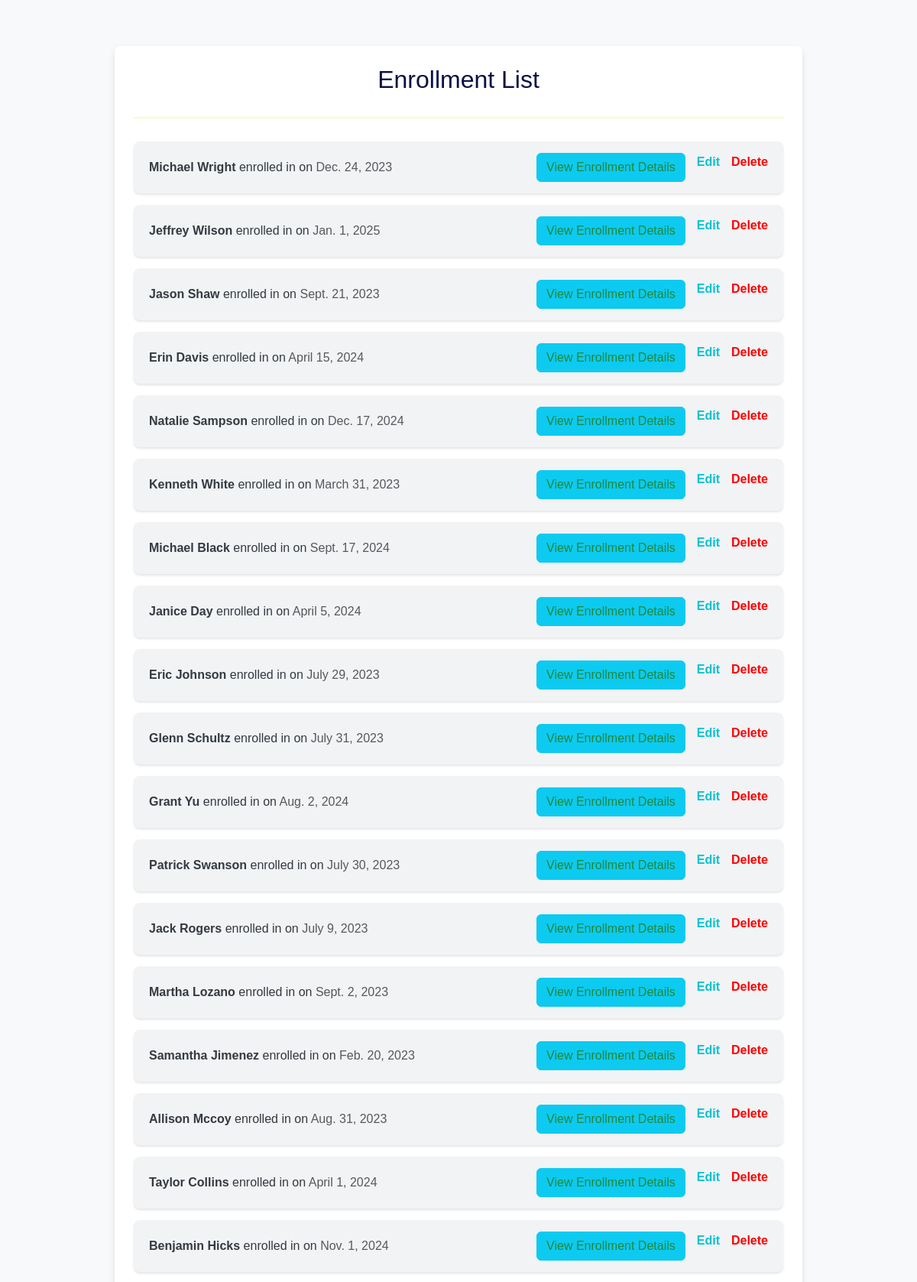
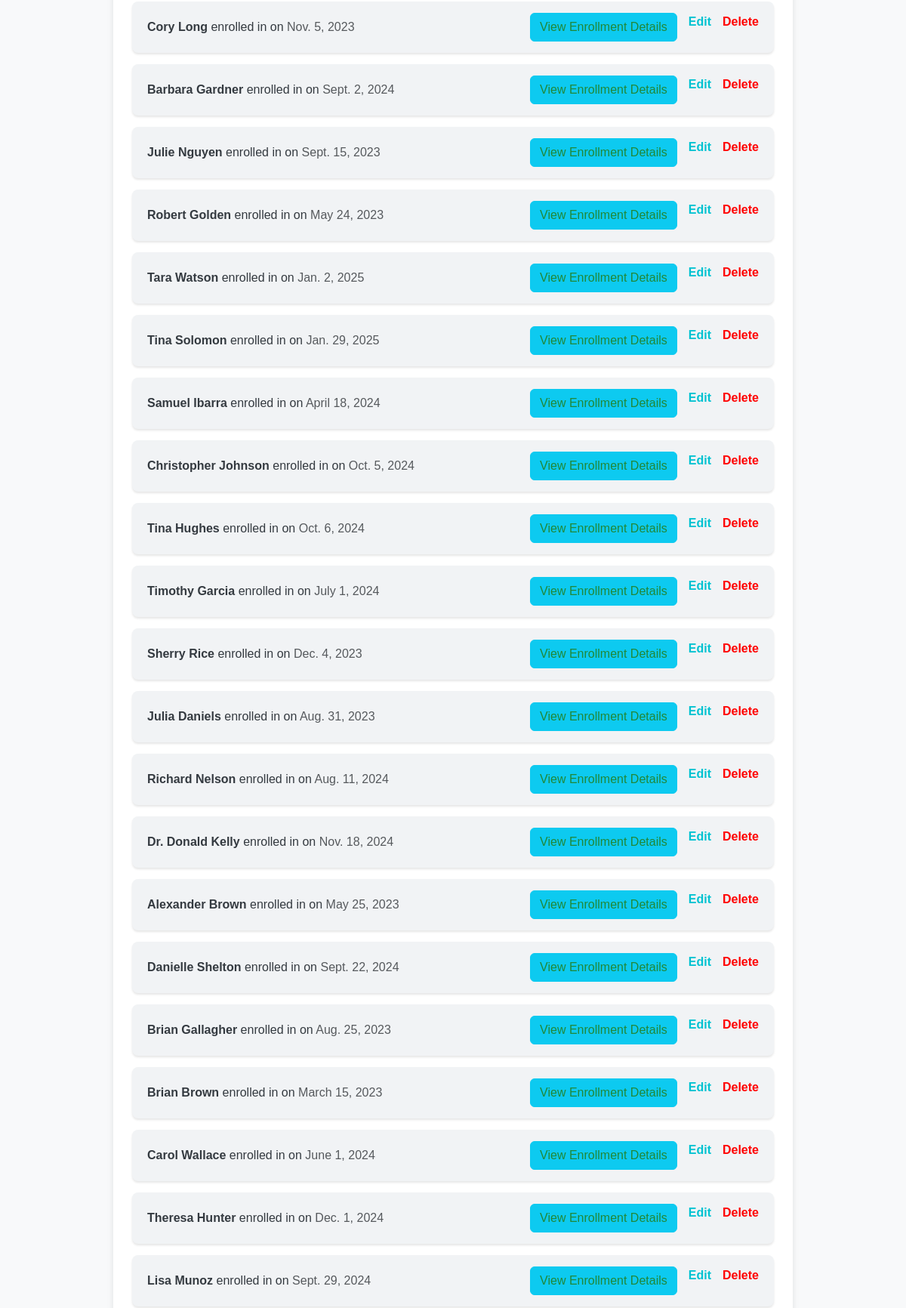
The app's page /enrollments/ (upper part) with its own data (2 pictures, top to bottom).
### school/models.py (models this page shows, shortened)
class Enrollment(models.Model):
    student = models.ForeignKey(Student, on_delete=models.CASCADE)
    subjects = models.ManyToManyField(Subject)  # Many-to-many relationship for multiple subjects
    date_enrolled = models.DateField()

class Student(models.Model):
    name = models.CharField(max_length=100)
    age = models.IntegerField()
    grade = models.CharField(max_length=10)
    parent = models.ForeignKey(Parent, on_delete=models.CASCADE)
    subjects = models.ManyToManyField(Subject)

### school/views.py (the view)
# urls.py: path('enrollments/', views.enrollment_list, name='enrollment_list'),  # Enrollment List
def enrollment_list(request):
    enrollments = Enrollment.objects.all()
    context = {
        'enrollments': enrollments
    }
    return render(request, 'enrollment_list.html', context)

### school/templates/enrollment_list.html (shortened to what this page needs)
<!DOCTYPE html>
<html lang="en">
<head>
    <link href="https://cdn.jsdelivr.net/npm/bootstrap@5.3.0-alpha1/dist/css/bootstrap.min.css" rel="stylesheet">
    <link href="https://cdnjs.cloudflare.com/ajax/libs/bootstrap-icons/1.10.5/font/bootstrap-icons.min.css" rel="stylesheet">
</head>
<body>
    <div class="container">
        <h2>Enrollment List</h2>
        <hr>
        <ul>
            {% for enrollment in enrollments %}
                <li>
                    <span>
                        <strong>{{ enrollment.student.name }}</strong> enrolled in <strong>{{ enrollment.subject.name }}</strong> on <span class="text-muted">{{ enrollment.date_enrolled }}</span>
                    </span>
                    <span class="d-flex justify-content-end">
                        <a href="{% url 'student_enrollment_detail' enrollment.student.id %}" style="color: #218838;" class="btn btn-info">View Enrollment Details</a>
                        <a href="{% url 'edit_enrollment' enrollment.id %}">Edit</a>
                        <a class="delete-btn" href="{% url 'delete_enrollment' enrollment.id %}">Delete</a>
                    </span>
                </li>
            {% empty %}
                <li>No enrollments found.</li>
            {% endfor %}
        </ul>
    </div>
</body>
</html>

### school/templates/enrollment_list.html (style rules this page uses)
body { font-family: Arial, sans-serif; background-color: #f8f9fa; margin: 0; padding: 20px; }
.container { max-width: 900px; margin: 40px auto; background: white; padding: 25px; border-radius: 8px; box-shadow: 0 4px 8px rgba(0, 0, 0, 0.1); }
h2 { text-align: center; color: #0A1045; margin-bottom: 30px; }
hr { border-top: 2px solid #F9E900; margin-bottom: 30px; }
ul { list-style: none; padding: 0; }
ul li { background: #f1f3f5; margin-bottom: 15px; padding: 15px 20px; border-radius: 8px; display: flex; justify-content: space-between; align-items: center; box-shadow: 0 2px 3px rgba(0, 0, 0, 0.1); }
ul li span { font-size: 16px; color: #343a40; }
ul li a { color: #00C2D1; text-decoration: none; font-weight: bold; margin-left: 15px; }
ul li .delete-btn { color: red; }

### records on screen
Enrollment: student.name "Michael Wright", date_enrolled "Dec. 24, 2023"
Enrollment: student.name "Jeffrey Wilson", date_enrolled "Jan. 1, 2025"
Enrollment: student.name "Jason Shaw", date_enrolled "Sept. 21, 2023"
Enrollment: student.name "Erin Davis", date_enrolled "April 15, 2024"
Enrollment: student.name "Natalie Sampson", date_enrolled "Dec. 17, 2024"
Enrollment: student.name "Kenneth White", date_enrolled "March 31, 2023"
Enrollment: student.name "Michael Black", date_enrolled "Sept. 17, 2024"
Enrollment: student.name "Janice Day", date_enrolled "April 5, 2024"
Enrollment: student.name "Eric Johnson", date_enrolled "July 29, 2023"
Enrollment: student.name "Glenn Schultz", date_enrolled "July 31, 2023"
Enrollment: student.name "Grant Yu", date_enrolled "Aug. 2, 2024"
Enrollment: student.name "Patrick Swanson", date_enrolled "July 30, 2023"
Enrollment: student.name "Jack Rogers", date_enrolled "July 9, 2023"
Enrollment: student.name "Martha Lozano", date_enrolled "Sept. 2, 2023"
Enrollment: student.name "Samantha Jimenez", date_enrolled "Feb. 20, 2023"
Enrollment: student.name "Allison Mccoy", date_enrolled "Aug. 31, 2023"
Enrollment: student.name "Taylor Collins", date_enrolled "April 1, 2024"
Enrollment: student.name "Benjamin Hicks", date_enrolled "Nov. 1, 2024"
Enrollment: student.name "Cory Long", date_enrolled "Nov. 5, 2023"
Enrollment: student.name "Barbara Gardner", date_enrolled "Sept. 2, 2024"
Enrollment: student.name "Julie Nguyen", date_enrolled "Sept. 15, 2023"
Enrollment: student.name "Robert Golden", date_enrolled "May 24, 2023"
Enrollment: student.name "Tara Watson", date_enrolled "Jan. 2, 2025"
Enrollment: student.name "Tina Solomon", date_enrolled "Jan. 29, 2025"
Enrollment: student.name "Samuel Ibarra", date_enrolled "April 18, 2024"
Enrollment: student.name "Christopher Johnson", date_enrolled "Oct. 5, 2024"
Enrollment: student.name "Tina Hughes", date_enrolled "Oct. 6, 2024"
Enrollment: student.name "Timothy Garcia", date_enrolled "July 1, 2024"
Enrollment: student.name "Sherry Rice", date_enrolled "Dec. 4, 2023"
Enrollment: student.name "Julia Daniels", date_enrolled "Aug. 31, 2023"
Enrollment: student.name "Richard Nelson", date_enrolled "Aug. 11, 2024"
Enrollment: student.name "Dr. Donald Kelly", date_enrolled "Nov. 18, 2024"
Enrollment: student.name "Alexander Brown", date_enrolled "May 25, 2023"
Enrollment: student.name "Danielle Shelton", date_enrolled "Sept. 22, 2024"
Enrollment: student.name "Brian Gallagher", date_enrolled "Aug. 25, 2023"
Enrollment: student.name "Brian Brown", date_enrolled "March 15, 2023"
Enrollment: student.name "Carol Wallace", date_enrolled "June 1, 2024"
Enrollment: student.name "Theresa Hunter", date_enrolled "Dec. 1, 2024"
Enrollment: student.name "Lisa Munoz", date_enrolled "Sept. 29, 2024"
